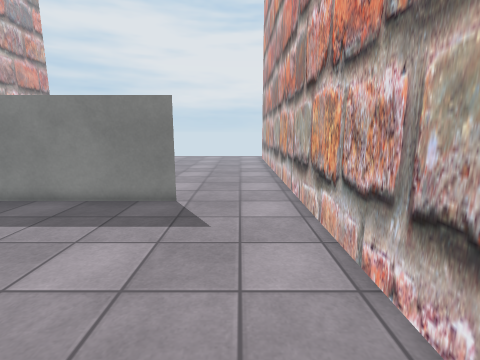
view 1 (above)

16 first-person views from a walk through a Unity game level. The camera is 1.3 m above the floor, tilts 10° down and sees 85° across. The floor is counted in squares, 0.5 m on a side. Each view is taken from the middle of a square. On the plan, view 1 faces up. The plan holds only what a view shows up to about 18 squares ahead; the rest is blank. The place goes on beyond the plan. Some animated figures are not drawn. Some surface patterns are stand-ins.

view 2
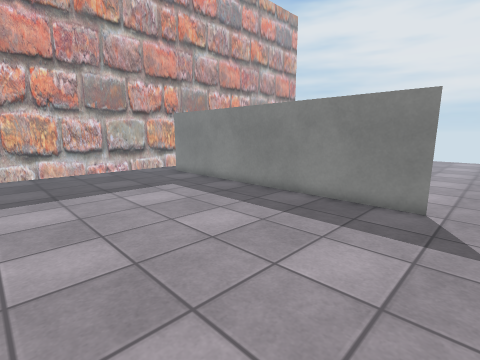

view 3
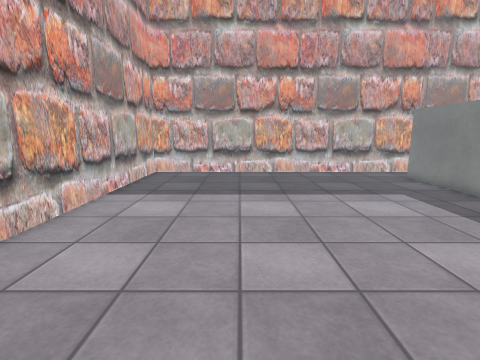

view 4
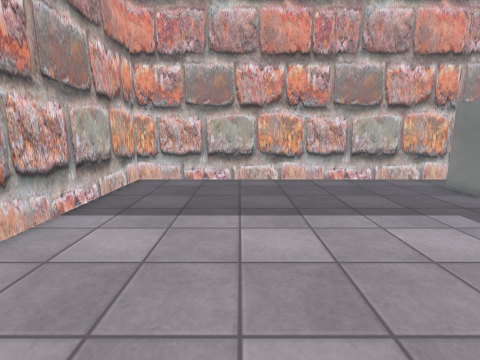

view 5
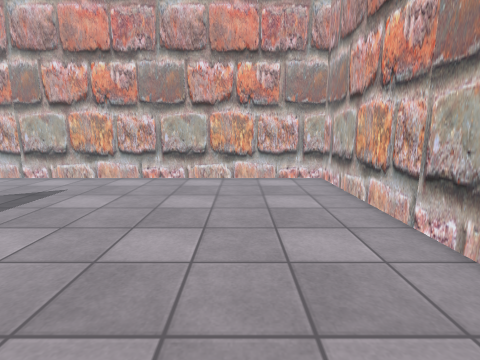

view 6
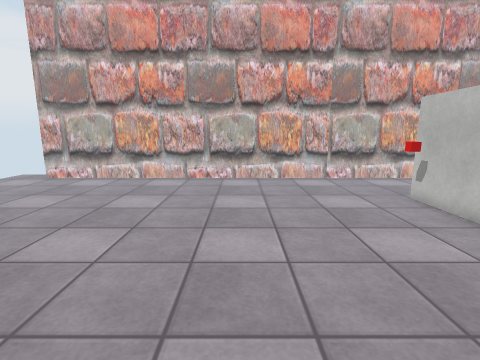

view 7
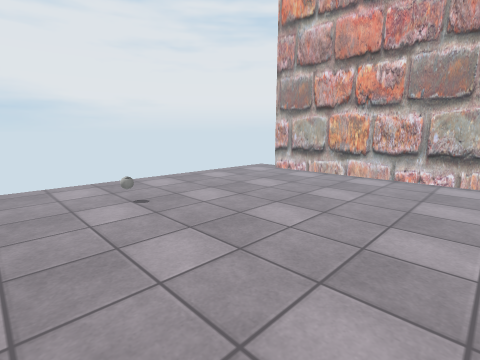

view 8
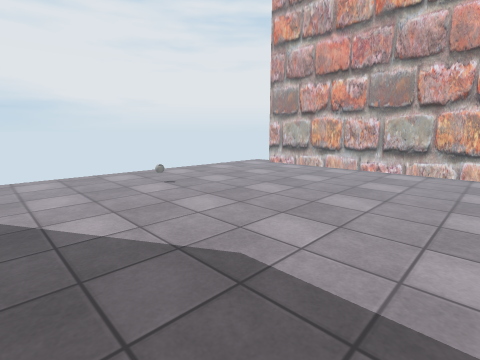

view 9
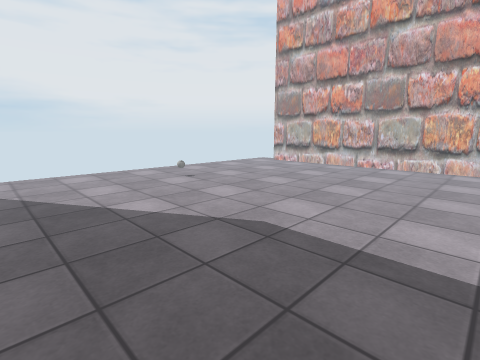

view 10
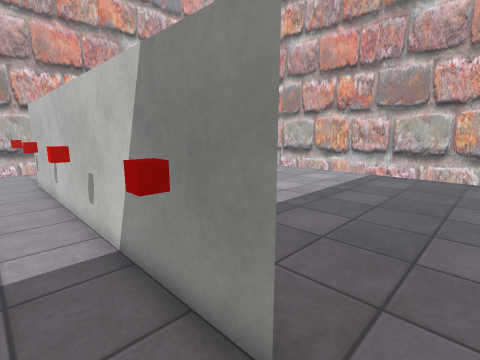

view 11
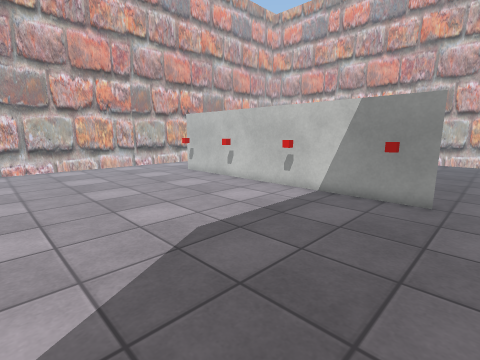

view 12
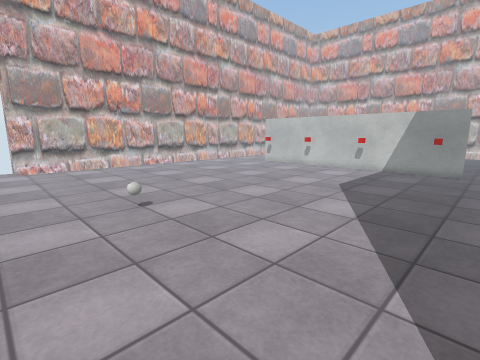

view 13
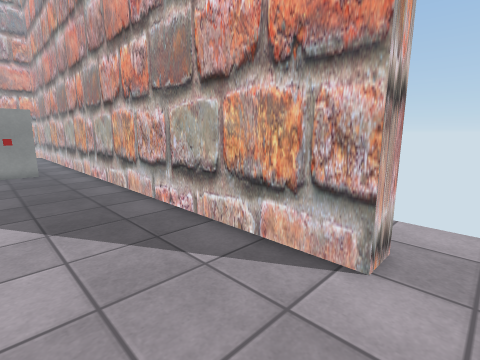

view 14
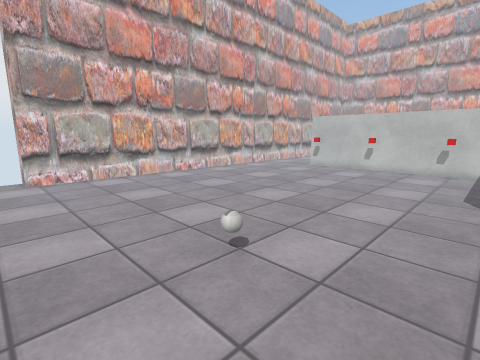

view 15
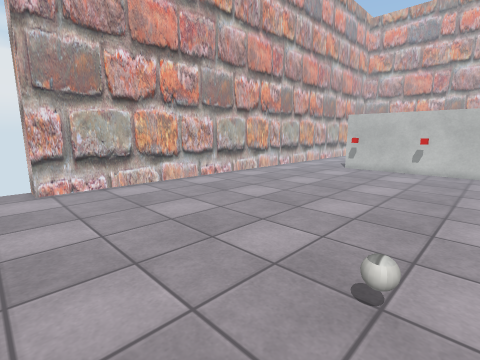

view 16
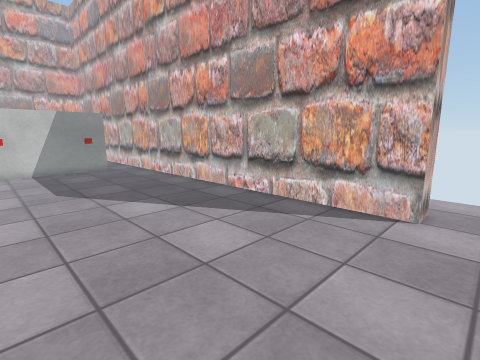

### Floor plan
Points are (right, up) in squares from view 1. A wall is a line through its corners. A room is listed if a view was taken in it or the views show most of it. See-through windows are left out.
Room 1 (views 1, 2, 3, 4, 5)
walls: (-2.4, 10) (-17.5, 10); (-19.9, 10.6) (-19.9, -5.9) (2.4, -5.9) (2.4, 10.6)
ways out: opening at (-18.5, 10) to room 2; opening at (-0.5, 10) to room 2
Room 2 (views 6, 7, 8, 9, 10, 11, 12, 13, 14, 15, 16)
walls: (-19.9, 28.5) (-19.9, 10.6); (-17.6, 10) (-2.5, 10); (2.4, 10.6) (2.4, 28.5) (3.6, 28.5)
ways out: opening at (-18.5, 10) to room 1; opening at (-0.5, 10) to room 1; opening at (-20.5, 30)
objects: other object (-16, 11); other object (-12, 11); other object (-8, 11) to (-7, 11); other object (-4, 11) to (-3, 11)

Where each view was taken, in squares from view 1:
view 1: 0 up, 0 right, facing up
view 2: 0 up, 1 left, facing up-left
view 3: 0 up, 2 left, facing left
view 4: 0 up, 5 left, facing left
view 5: 1 down, 13 left, facing right
view 6: 17 up, 13 left, facing right
view 7: 16 up, 14 left, facing up-right
view 8: 13 up, 17 left, facing up-right
view 9: 12 up, 19 left, facing up-right
view 10: 12 up, 19 left, facing down-right
view 11: 21 up, 19 left, facing down-right
view 12: 30 up, 19 left, facing down-right
view 13: 30 up, 15 left, facing down-left
view 14: 30 up, 14 left, facing down-right
view 15: 30 up, 11 left, facing down-right
view 16: 30 up, 11 left, facing down-left
